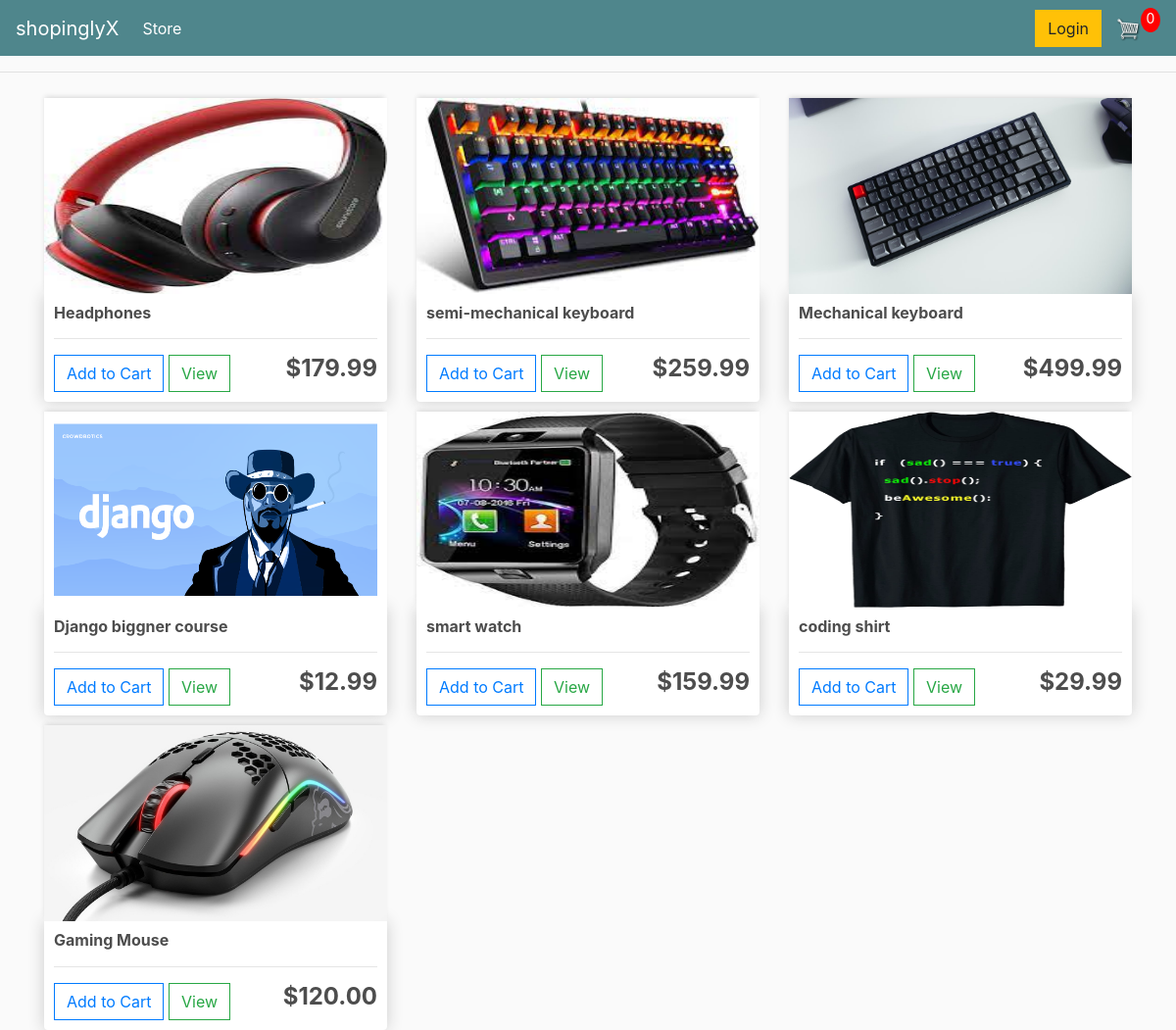
The page / on the database its author committed.
### store/models.py (models this page shows, shortened)
class Product(models.Model):
    name = models.CharField(max_length=150, null=True)
    price = models.FloatField()
    digital = models.BooleanField(default=False, null=True, blank= True)
    image = models.ImageField(blank=True, null=True, default='placeholder.png')
    @property
    def imageURL(self):
        try:
            url = self.image.url
        except:
            url = ''
        return url

### store/views.py (the view)
# urls.py: path('', include('store.urls')),
def store(request):
    products = Product.objects.all()
    contex = {"products":products}
    return render(request, 'store/store.html', contex)

### store/templates/store/store.html
{% extends 'store/main.html' %}
{% load static %}
{% block content %}
    <div class="row">
		{% for product in products  %}
		<div class="col-lg-4">
			<img class="thumbnail" src="{{ product.imageURL }}">
			<div class="box-element product">
				<h6><strong>{{ product.name }}</strong></h6>
				<hr>
				<button data-product={{ product.id }} data-action="add" class="btn btn-outline-primary add-btn update-cart">Add to Cart</button>
				<a class="btn btn-outline-success" href="#">View</a>
				<h4 style="display: inline-block; float: right"><strong>${{ product.price|floatformat:2 }}</strong></h4>
			</div>
		</div>
		{% endfor %}
{% endblock content %}

### store/templates/store/main.html (shortened to what this page needs)
<!DOCTYPE html>
{% load static %}
<html>
<head>
	<link rel="stylesheet" href="https://stackpath.bootstrapcdn.com/bootstrap/4.4.1/css/bootstrap.min.css">
	<link rel="stylesheet" type="text/css" href="{% static 'css/main.css' %}">
</head>
<body>
    <nav class="navbar navbar-expand-lg navbar-dark bg-dark">
	  <a class="navbar-brand" href="{% url 'store' %}">shopinglyX</a>
	  <div class="collapse navbar-collapse" id="navbarSupportedContent">
	    <ul class="navbar-nav mr-auto">
	      <li class="nav-item active">
	        <a class="nav-link" href="{% url 'store' %}">Store <span class="sr-only">(current)</span></a>
	      </li>
	    </ul>
	    <div class="form-inline my-2 my-lg-0">
	     	<a href="#"class="btn btn-warning">Login</a>
	     	<a href="{% url 'cart' %}">
	    		<img  id="cart-icon" src="{% static 'images/cart.png' %}">
	    	</a>
	    	<p id="cart-total">0</p>
	    </div>
	  </div>
	</nav>
          <hr>
    <div class="container">
        {% block content %}
        {% endblock content %}
    </div>
</body>
</html>

### static/css/main.css (style rules this page uses)
body { background-color: hsl(0, 0%, 98%); }
h1,h2,h3,h4,h5,h6 { color:hsl(0, 0%, 30%); }
.box-element { box-shadow:hsl(0, 0%, 80%) 0 0 16px; background-color: #fff; border-radius: 4px; padding: 10px; }
.thumbnail { width: 100%; height: 200px; -webkit-box-shadow: -1px -3px 5px -2px rgba(214,214,214,1); -moz-box-shadow: -1px -3px 5px -2px rgba(214,214,214,1); box-shadow: -1px -3px 5px -2px rgba(214,214,214,1); }
.product { border-radius: 0 0 4px 4px; }
.bg-dark { background-color: #4f868c!important; }
#cart-icon { width:25px; display: inline-block; margin-left: 15px; }
#cart-total { display: block; text-align: center; color:#fff; background-color: red; width: 20px; height: 25px; border-radius: 50%; font-size: 14px; }
.col-lg-4, .col-lg-6, .col-lg-8, .col-lg-12 { margin-top: 10px; }
.btn { border-radius: 0; }

### rows shown on the page
Product: imageURL (picture), name "Headphones", price "179.99"
Product: imageURL (picture), name "semi-mechanical keyboard", price "259.99"
Product: imageURL (picture), name "Mechanical keyboard", price "499.99"
Product: imageURL (picture), name "Django biggner course", price "12.99"
Product: imageURL (picture), name "smart watch", price "159.99"
Product: imageURL (picture), name "coding shirt", price "29.99"
Product: imageURL (picture), name "Gaming Mouse", price "120.00"
